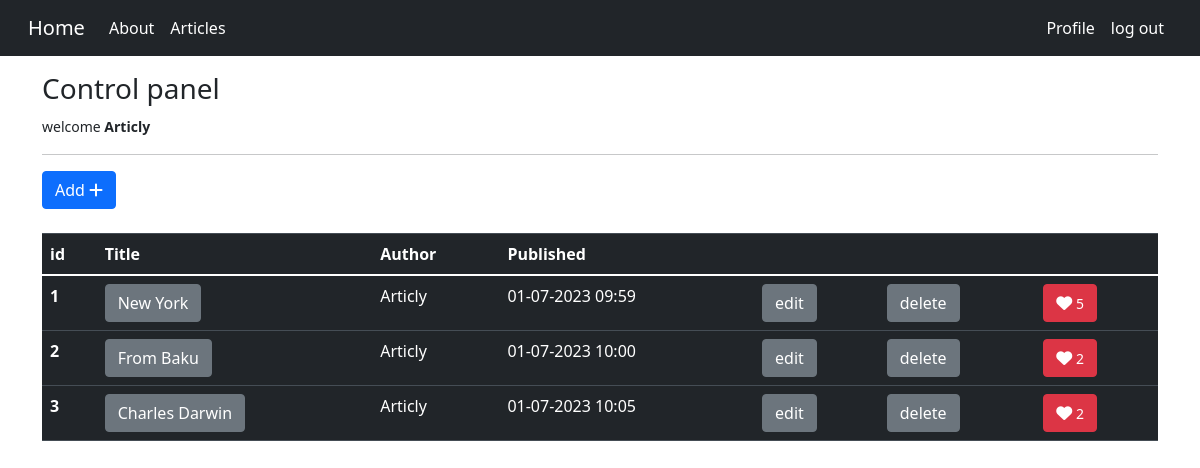
The page /dashboard (signed in) on the database its author committed.
### models.py (models this page shows)
class Article(db.Model):
    __tablename__ = "article"
    __table_args__ = {'extend_existing': True}
    id = db.Column("id",db.Integer, primary_key=True)
    title = db.Column("title",db.String(150))
    author = db.Column(db.Integer, db.ForeignKey("user.id",ondelete= "CASCADE"),nullable = False)
    content = db.Column("content",db.String())
    date = db.Column("date",db.DateTime, default=datetime.utcnow)
    likes = db.relationship("Like",backref = "article" , passive_deletes = True)
    comments = db.relationship("Comment",backref = "article" , passive_deletes = True)

class User(db.Model):
    __tablename__ = "user"
    __table_args__ = {'extend_existing': True}
    id = db.Column(db.Integer, primary_key=True)
    name = db.Column(db.String(150))
    email = db.Column(db.String(150), unique=True)
    username = db.Column(db.String(150), unique=True)
    password = db.Column(db.String(150))
    articles = db.relationship("Article",backref = "user" , passive_deletes = True)
    likes = db.relationship("Like",backref = "user" , passive_deletes = True)
    comments = db.relationship("Comment",backref = "user" , passive_deletes = True)

### routes.py (the view)
@app.route('/dashboard')
@login_required
def dashboard():
    session.pop('page',None)
    session['page'] = 'dashboard'
    try:
        user = db.session.execute(db.select(User).filter_by(username=session['username'])).scalar()
        articles = db.session.query(Article).filter_by(author=user.id).all()
        return render_template('dashboard.html',articles=articles,user=user)
    except:
        return render_template('dashboard.html')

### routes.py (called while the page is built)
def login_required(f):
    @wraps(f)
    def decorated_function(*args, **kwargs):
        if 'logged_in' in session:
            return f(*args, **kwargs)
        else:
            flash("you need to log in in order to see dashboard page",'danger')
            return redirect(url_for('daxil_ol'))
    return decorated_function

### templates/dashboard.html
{% extends "layout.html" %}
{% block block1 %}
<h3>Control panel</h3>
<small>welcome <b>{{session.username}}</b></small>
<hr>
<a href="/addarticle" class="btn btn-primary">Add <i class="fa-solid fa-plus"></i></a>
<br><br>
{% if articles %}
    <table class="table table-hover table-dark">
        <thead>
            <tr>
                <th scope="col">id</th>
                <th scope="col">Title</th>
                <th scope="col">Author</th>
                <th scope="col">Published</th>
                <th scope="col"></th>
                <th scope="col"></th>
                <th scope="col"></th>
            </tr>
        </thead>
        <tbody>
            {% for article in articles  %}
            <tr>
                <th scope="row">{{loop.index}}</th>
                <td><a href="/article/{{article.id}}" class= "btn btn-secondary">{{article.title}}</a></td>
                <td>{{article.user.username}}</td>
                <td>{{article.date.strftime('%d-%m-%Y %H:%M')}}</td>
                <td><a href="/edit/{{article.id}}" class="btn btn-secondary">edit</a></td>
                <td><a href="/delete/{{article.id}}" class="btn btn-secondary">delete</a></td>
                {% if user.id in article.likes|map(attribute ='author')|list %}
                    <td><a href="/like/{{article.id}}" class="btn btn-danger"><i class="fa-solid fa-heart"></i><small>        {{article.likes|length}}</small> </a></td>
                {% else %}
                    <td><a href="/like/{{article.id}}" class="btn btn-danger"><i class="fa-regular fa-heart"></i><small>        {{article.likes|length}}</small> </a></td>
                {% endif %}
            </tr>
            {% endfor %}
        </tbody>
    </table>
{% else %}
    <div class= "alert alert-danger">You don't have any article yet</div>
{% endif %}
{% endblock  %}

### rows shown on the page
Article: title "New York", user.username "Articly", date "01-07-2023 09:59", likes|length "5"
Article: title "From Baku", user.username "Articly", date "01-07-2023 10:00", likes|length "2"
Article: title "Charles Darwin", user.username "Articly", date "01-07-2023 10:05", likes|length "2"

### other values the page prints
{{ session.username }} "Articly"
